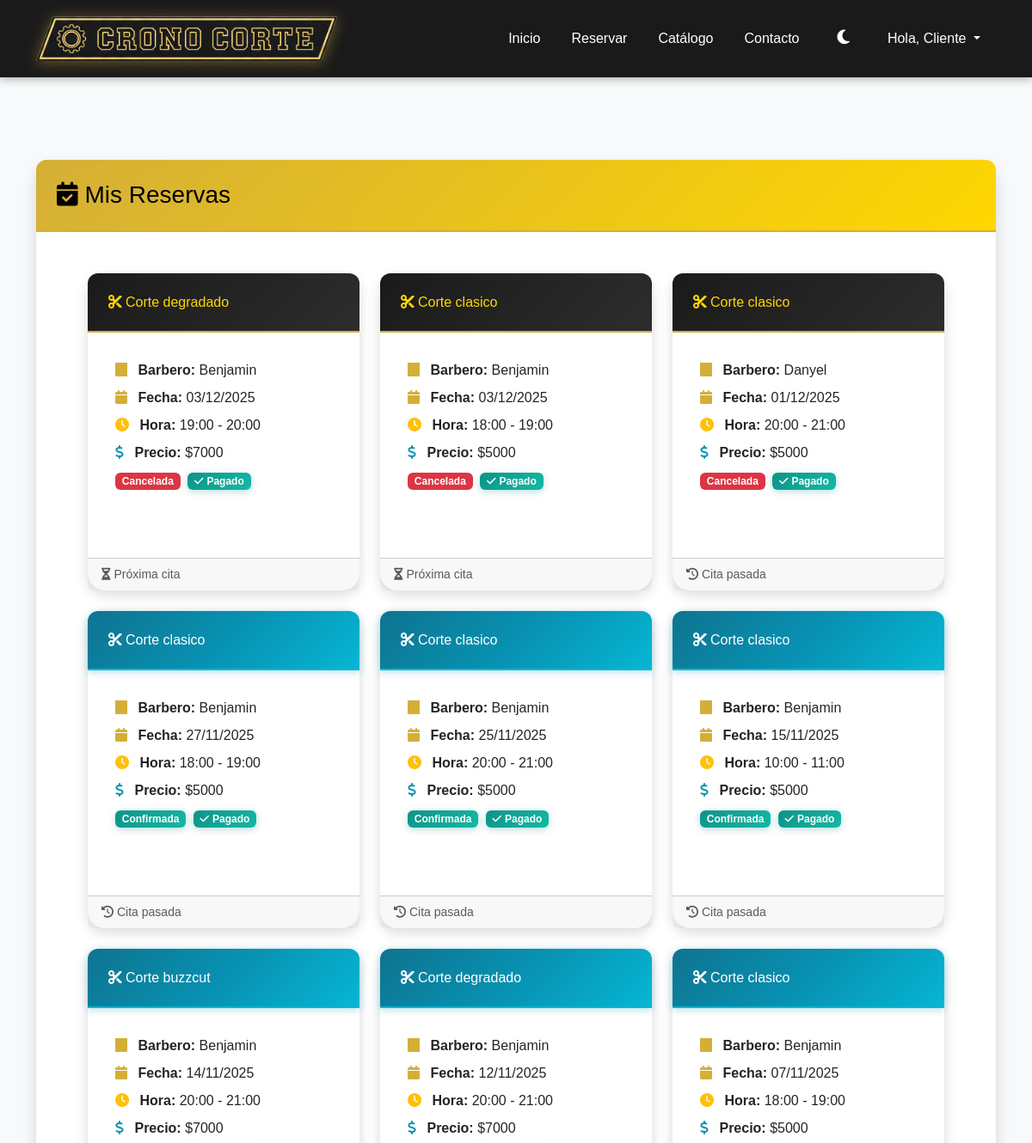
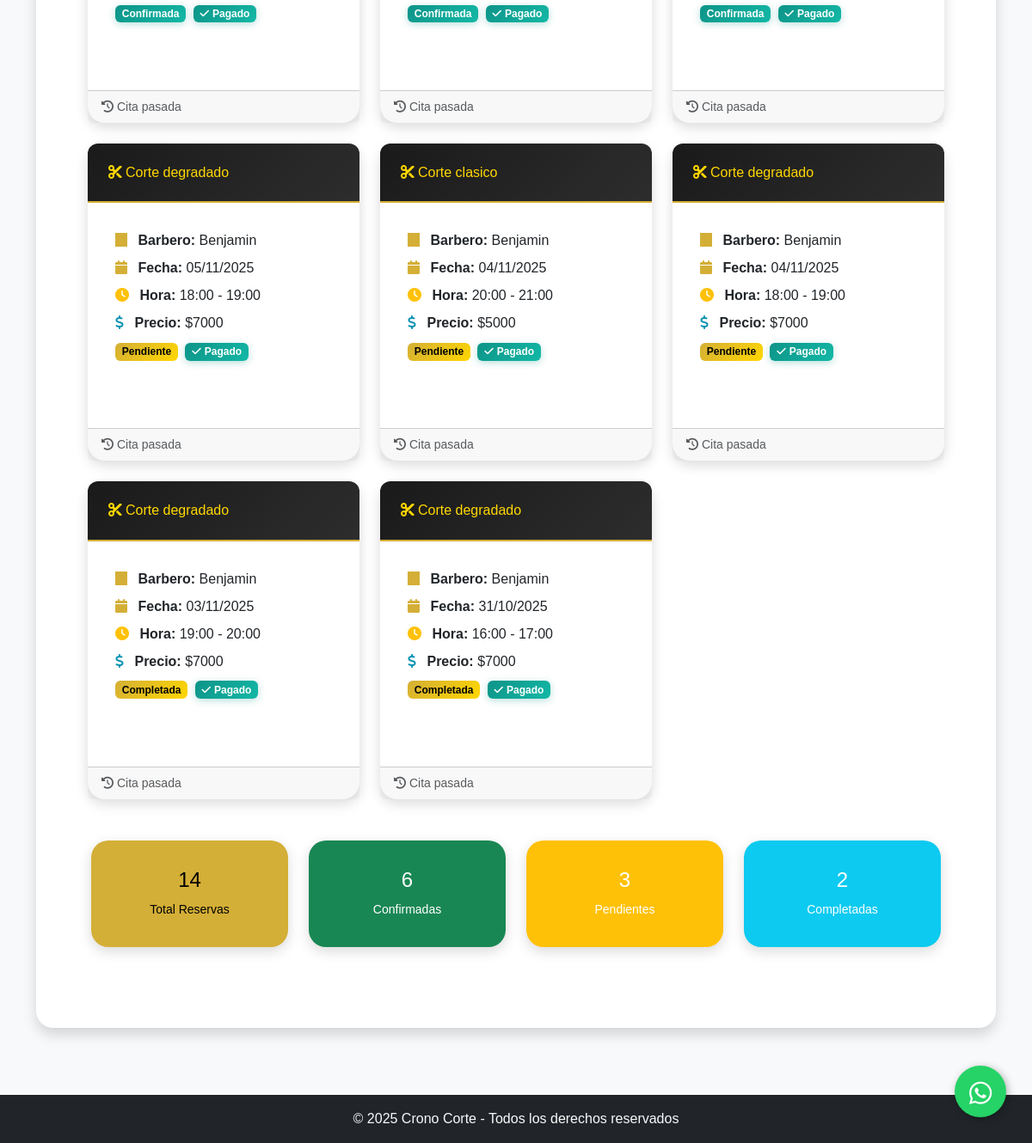
The page /mis-reservas/ (signed in) on the database its author committed (2 pictures, top to bottom).
### agendabarber/models.py (models this page shows, shortened)
class Reserva(models.Model):
    cliente = models.ForeignKey(User, on_delete=models.CASCADE)
    barbero = models.ForeignKey(Barbero, on_delete=models.CASCADE)
    servicio = models.ForeignKey(Servicio, on_delete=models.CASCADE)
    inicio = models.DateTimeField(help_text="Hora de inicio de la reserva")
    fin = models.DateTimeField(null=True, blank=True)
    pagado = models.BooleanField(default=False)  # Changed: Now requires payment confirmation
    payment_method = models.CharField(max_length=50, default='mercadopago',
                                     help_text="Método de pago utilizado")
    estado = models.CharField(max_length=20, choices=ESTADO_CHOICES, default='Pendiente')  # Pendiente hasta que pase la hora
    objects = ReservaManager()  # Manager personalizado

class Servicio(models.Model):
    nombre = models.CharField(max_length=100)
    descripcion = models.TextField(blank=True)
    precio = models.PositiveIntegerField()
    duracion_minutos = models.PositiveIntegerField(
        default=60,
        help_text="Duración del servicio en minutos"
    )
    imagen = models.ImageField(upload_to='servicios/', null=True, blank=True)

class Barbero(models.Model):
    usuario = models.OneToOneField(User, on_delete=models.CASCADE, null=True, blank=True,
                                   help_text="Usuario asociado a este barbero")
    nombre = models.CharField(max_length=100)
    experiencia = models.PositiveIntegerField(help_text="Años de experiencia")
    foto = models.ImageField(upload_to='barberos/', null=True, blank=True)

### agendabarber/views.py (the view)
# urls.py: path('mis-reservas/', views.mis_reservas_cliente, name='mis_reservas'),
@login_required
def mis_reservas_cliente(request):
    reservas = Reserva.objects.filter(
        cliente=request.user
    ).select_related('barbero', 'servicio').order_by('-inicio')
    total_reservas = reservas.count()
    reservas_confirmadas = reservas.filter(estado='Confirmada').count()
    reservas_pendientes = reservas.filter(estado='Pendiente').count()
    reservas_completadas = reservas.filter(estado='Completada').count()
    context = {
        'reservas': reservas,
        'total_reservas': total_reservas,
        'reservas_confirmadas': reservas_confirmadas,
        'reservas_pendientes': reservas_pendientes,
        'reservas_completadas': reservas_completadas,
        'now': timezone.now(),
    }
    return render(request, 'mis_reservas_cliente.html', context)

### agendabarber/context_processors.py (called while the page is built)
def user_type_context(request):
    context = {
        'es_barbero': False,
        'es_cliente': False,
    }
    if request.user.is_authenticated:
        try:
            Barbero.objects.get(usuario=request.user)
            context['es_barbero'] = True
            context['es_cliente'] = False
        except Barbero.DoesNotExist:
            context['es_barbero'] = False
            context['es_cliente'] = True
    return context

### agendabarber/templates/mis_reservas_cliente.html (shortened to what this page needs)
{% extends "base.html" %}
{% load static %}
{% block content %}
    <div class="row">
        <div class="col-12">
            <div class="card shadow">
                <div class="card-header bg-primary text-white">
                    <h3 class="mb-0">
                        <i class="fas fa-calendar-check me-2"></i>Mis Reservas
                    </h3>
                </div>
                <div class="card-body" style="padding: 3rem 4rem;">
                    {% if reservas %}
                    <div class="row" style="margin-left: -1rem; margin-right: -1rem;">
                        {% for reserva in reservas %}
                        <div class="col-md-6 col-lg-4 mb-4">
                            <div
                                class="card h-100 {% if reserva.estado == 'Confirmada' %}border-success{% elif reserva.estado == 'Pendiente' %}border-warning{% elif reserva.estado == 'Cancelada' %}border-danger{% else %}border-info{% endif %}">
                                <div
                                    class="card-header {% if reserva.estado == 'Confirmada' %}bg-success{% elif reserva.estado == 'Pendiente' %}bg-warning{% elif reserva.estado == 'Cancelada' %}bg-danger{% else %}bg-info{% endif %} text-white">
                                    <h6 class="mb-0">
                                        <i class="fas fa-scissors me-1"></i>{{ reserva.servicio.nombre }}
                                    </h6>
                                </div>
                                <div class="card-body">
                                    <div class="mb-2">
                                        <i class="fas fa-user-tie text-primary me-2"></i>
                                        <strong>Barbero:</strong> {{ reserva.barbero.nombre }}
                                    </div>
                                    <div class="mb-2">
                                        <i class="fas fa-calendar text-info me-2"></i>
                                        <strong>Fecha:</strong> {{ reserva.inicio|date:"d/m/Y" }}
                                    </div>
                                    <div class="mb-2">
                                        <i class="fas fa-clock text-warning me-2"></i>
                                        <strong>Hora:</strong> {{ reserva.inicio|date:"H:i" }} - {{ reserva.fin|date:"H:i" }}
                                    </div>
                                    <div class="mb-2">
                                        <i class="fas fa-dollar-sign text-success me-2"></i>
                                        <strong>Precio:</strong> ${{ reserva.servicio.precio|floatformat:0 }}
                                    </div>
                                    <div class="mb-3">
                                        <span
                                            class="badge {% if reserva.estado == 'Confirmada' %}bg-success{% elif reserva.estado == 'Pendiente' %}bg-warning{% elif reserva.estado == 'Cancelada' %}bg-danger{% else %}bg-info{% endif %}">
                                            {{ reserva.estado }}
                                        </span>
                                        {% if reserva.pagado %}
                                        <span class="badge bg-success ms-1">
                                            <i class="fas fa-check me-1"></i>Pagado
                                        </span>
                                        {% else %}
                                        <span class="badge bg-secondary ms-1">
                                            <i class="fas fa-clock me-1"></i>Pendiente pago
                                        </span>
                                        {% endif %}
                                    </div>
                                </div>
                                <div class="card-footer text-muted small">
                                    {% now "Y-m-d H:i" as current_datetime %}
                                    {% if reserva.inicio|date:"Y-m-d H:i" > current_datetime %}
                                    <i class="fas fa-hourglass-half me-1"></i>Próxima cita
                                    {% else %}
                                    <i class="fas fa-history me-1"></i>Cita pasada
                                    {% endif %}
                                </div>
                            </div>
                        </div>
                        {% endfor %}
                    </div>
                    <div class="row mt-4">
                        <div class="col-md-3 col-6 mb-3">
                            <div class="card bg-primary text-white">
                                <div class="card-body text-center">
                                    <h4>{{ total_reservas }}</h4>
                                    <small>Total Reservas</small>
                                </div>
                            </div>
                        </div>
                        <div class="col-md-3 col-6 mb-3">
                            <div class="card bg-success text-white">
                                <div class="card-body text-center">
                                    <h4>{{ reservas_confirmadas }}</h4>
                                    <small>Confirmadas</small>
                                </div>
                            </div>
                        </div>
                        <div class="col-md-3 col-6 mb-3">
                            <div class="card bg-warning text-white">
                                <div class="card-body text-center">
                                    <h4>{{ reservas_pendientes }}</h4>
                                    <small>Pendientes</small>
                                </div>
                            </div>
                        </div>
                        <div class="col-md-3 col-6 mb-3">
                            <div class="card bg-info text-white">
                                <div class="card-body text-center">
                                    <h4>{{ reservas_completadas }}</h4>
                                    <small>Completadas</small>
                                </div>
                            </div>
                        </div>
                    </div>
                    {% endif %}
                </div>
            </div>
        </div>
    </div>
{% endblock %}

### agendabarber/templates/base.html (shortened to what this page needs)
{% load static %}
<!DOCTYPE html>
<html lang="es">
<head>
    <link href="https://cdn.jsdelivr.net/npm/bootstrap@5.3.3/dist/css/bootstrap.min.css" rel="stylesheet">
    <link rel="stylesheet" href="https://cdn.jsdelivr.net/npm/litepicker/dist/css/litepicker.css">
    <link href="https://unpkg.com/aos@2.3.1/dist/aos.css" rel="stylesheet">
    <link rel="stylesheet" href="https://cdnjs.cloudflare.com/ajax/libs/font-awesome/6.4.0/css/all.min.css">
    <link rel="stylesheet" href="{% static 'agendabarber/css/main.css' %}">
</head>
<body class="d-flex flex-column min-vh-100">
    <nav class="navbar navbar-expand-lg navbar-dark">
        <div class="container">
            <a class="navbar-brand" href="{% url 'inicio' %}">
                <img src="{% static 'agendabarber/img/logo-navbar.png' %}" alt="Crono Corte" class="navbar-logo">
            </a>
            <div class="collapse navbar-collapse" id="navbarNav">
                <ul class="navbar-nav ms-auto">
                    <li class="nav-item"><a class="nav-link" href="{% url 'inicio' %}">Inicio</a></li>
                    {% if not user.is_superuser and not es_barbero %}
                        <li class="nav-item"><a class="nav-link" href="{% url 'crear_reserva' %}">Reservar</a></li>
                    {% endif %}
                    <li class="nav-item"><a class="nav-link" href="{% url 'catalogo' %}">Catálogo</a></li>
                    <li class="nav-item"><a class="nav-link" href="{% url 'contacto' %}">Contacto</a></li>
                    <li class="nav-item">
                        <button class="btn btn-link nav-link" id="darkModeToggle" aria-label="Alternar modo oscuro">
                            <i class="fas fa-moon" id="darkModeIcon"></i>
                        </button>
                    </li>
                    {% if user.is_authenticated %}
                        <li class="nav-item dropdown">
                            <a class="nav-link dropdown-toggle" href="#" id="navbarDropdown" role="button" data-bs-toggle="dropdown" aria-expanded="false">
                                Hola, {{ user.username }}
                            </a>
                        </li>
                    {% endif %}
                </ul>
                </div>
        </div>
    </nav>
    <main class="flex-fill {% if request.resolver_match.url_name == 'catalogo' %}catalog-main{% elif request.resolver_match.url_name == 'crear_reserva' %}reserva-main{% elif request.resolver_match.url_name == 'login' or request.resolver_match.url_name == 'registro' %}auth-main{% else %}container my-4 my-md-5{% endif %}">
        {% block content %}
        {% endblock %}
    </main>
    <a href="https://wa.me/56934135145?text=Hola,%20quiero%20información%20sobre%20sus%20servicios"
       target="_blank"
       class="whatsapp-float"
       aria-label="Contactar por WhatsApp">
        <i class="fab fa-whatsapp"></i>
    </a>
    <footer class="bg-dark text-light text-center py-3 mt-auto">
        <div class="container-fluid"> <p class="mb-0">© 2025 Crono Corte - Todos los derechos reservados</p>
        </div>
    </footer>
    </body>
</html>

### rows shown on the page
Reserva: servicio.nombre "Corte degradado", barbero.nombre "Benjamin", inicio "03/12/2025", inicio "19:00", fin "20:00", servicio.precio "7000", estado "Cancelada", pagado True (drawn), shows "Próxima cita"
Reserva: servicio.nombre "Corte clasico", barbero.nombre "Benjamin", inicio "03/12/2025", inicio "18:00", fin "19:00", servicio.precio "5000", estado "Cancelada", pagado True (drawn), shows "Próxima cita"
Reserva: servicio.nombre "Corte clasico", barbero.nombre "Danyel", inicio "01/12/2025", inicio "20:00", fin "21:00", servicio.precio "5000", estado "Cancelada", pagado True (drawn), shows "Cita pasada"
Reserva: servicio.nombre "Corte clasico", barbero.nombre "Benjamin", inicio "27/11/2025", inicio "18:00", fin "19:00", servicio.precio "5000", estado "Confirmada", pagado True (drawn), shows "Cita pasada"
Reserva: servicio.nombre "Corte clasico", barbero.nombre "Benjamin", inicio "25/11/2025", inicio "20:00", fin "21:00", servicio.precio "5000", estado "Confirmada", pagado True (drawn), shows "Cita pasada"
Reserva: servicio.nombre "Corte clasico", barbero.nombre "Benjamin", inicio "15/11/2025", inicio "10:00", fin "11:00", servicio.precio "5000", estado "Confirmada", pagado True (drawn), shows "Cita pasada"
Reserva: servicio.nombre "Corte buzzcut", barbero.nombre "Benjamin", inicio "14/11/2025", inicio "20:00", fin "21:00", servicio.precio "7000", estado "Confirmada", pagado True (drawn), shows "Cita pasada"
Reserva: servicio.nombre "Corte degradado", barbero.nombre "Benjamin", inicio "12/11/2025", inicio "20:00", fin "21:00", servicio.precio "7000", estado "Confirmada", pagado True (drawn), shows "Cita pasada"
Reserva: servicio.nombre "Corte clasico", barbero.nombre "Benjamin", inicio "07/11/2025", inicio "18:00", fin "19:00", servicio.precio "5000", estado "Confirmada", pagado True (drawn), shows "Cita pasada"
Reserva: servicio.nombre "Corte degradado", barbero.nombre "Benjamin", inicio "05/11/2025", inicio "18:00", fin "19:00", servicio.precio "7000", estado "Pendiente", pagado True (drawn), shows "Cita pasada"
Reserva: servicio.nombre "Corte clasico", barbero.nombre "Benjamin", inicio "04/11/2025", inicio "20:00", fin "21:00", servicio.precio "5000", estado "Pendiente", pagado True (drawn), shows "Cita pasada"
Reserva: servicio.nombre "Corte degradado", barbero.nombre "Benjamin", inicio "04/11/2025", inicio "18:00", fin "19:00", servicio.precio "7000", estado "Pendiente", pagado True (drawn), shows "Cita pasada"
Reserva: servicio.nombre "Corte degradado", barbero.nombre "Benjamin", inicio "03/11/2025", inicio "19:00", fin "20:00", servicio.precio "7000", estado "Completada", pagado True (drawn), shows "Cita pasada"
Reserva: servicio.nombre "Corte degradado", barbero.nombre "Benjamin", inicio "31/10/2025", inicio "16:00", fin "17:00", servicio.precio "7000", estado "Completada", pagado True (drawn), shows "Cita pasada"

### other values the page prints
{{ user.username }} "Cliente"
{{ total_reservas }} "14"
{{ reservas_confirmadas }} "6"
{{ reservas_pendientes }} "3"
{{ reservas_completadas }} "2"
